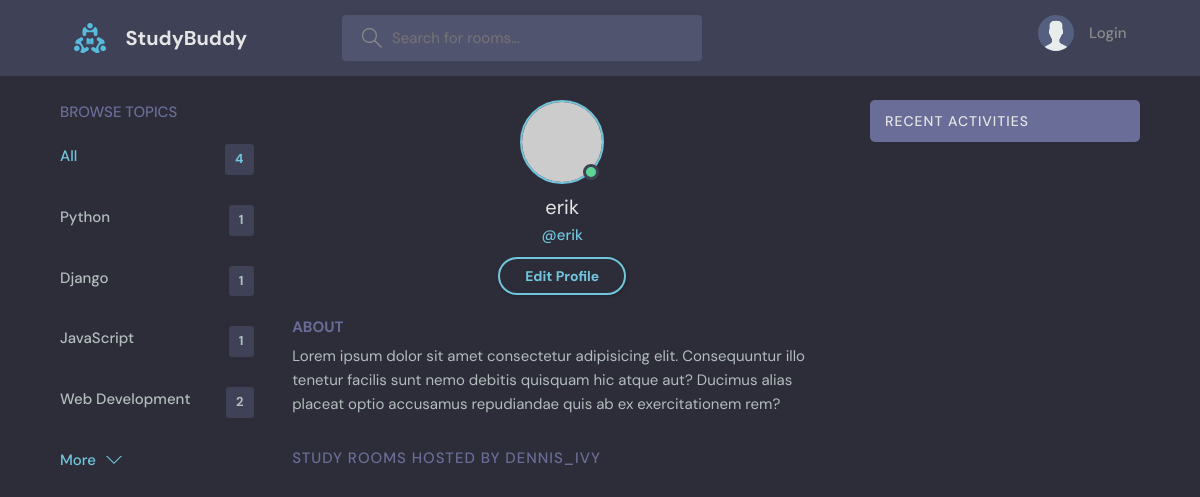
The page /profile/3/ on the database as committed earlier.
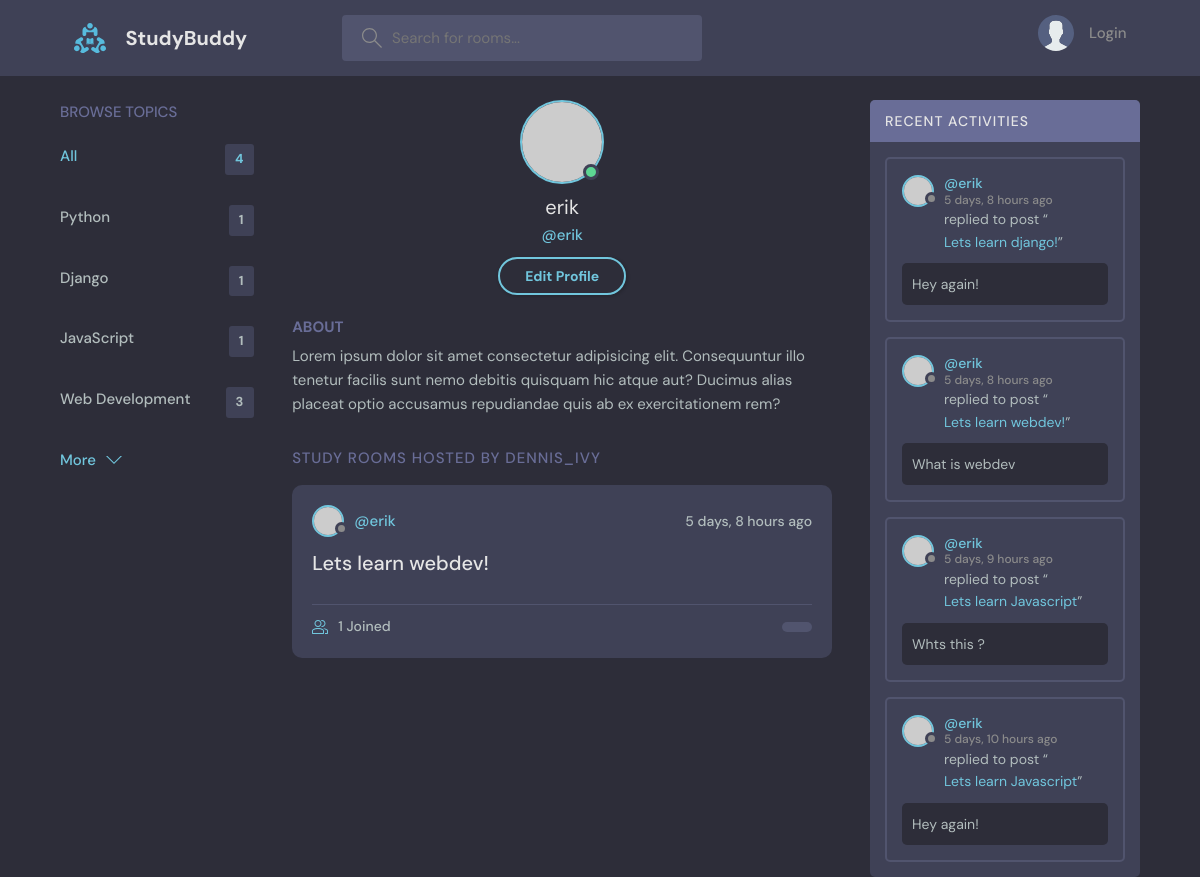
The same page on the database as committed later.
### base/models.py (models this page shows, shortened)
class Topic(models.Model):
    name = models.CharField(max_length = 200)

class Room(models.Model):
    host = models.ForeignKey(User, on_delete = models.SET_NULL, null = True)
    topic = models.ForeignKey(Topic, on_delete = models.SET_NULL, null = True)
    name = models.CharField(max_length = 200)
    description = models.TextField(null = True, blank = True)
    participants = models.ManyToManyField(User, related_name='participants', blank=True)
    updated = models.DateTimeField(auto_now = True)
    created = models.DateTimeField(auto_now_add = True)
    class Meta:
        ordering = ['-updated', '-created']
    def __str__(self):
        return self.name

class Message(models.Model):
    user = models.ForeignKey(User, on_delete=models.CASCADE)
    room = models.ForeignKey(Room, on_delete=models.CASCADE)
    body = models.TextField()
    updated = models.DateTimeField(auto_now = True)
    created = models.DateTimeField(auto_now_add = True)
    class Meta:
        ordering = ['-updated', '-created']

### base/views.py (the view)
# urls.py: path('profile/<str:pk>/', views.userProfile, name="user-profile"),
def userProfile(request, pk):
    user = User.objects.get(id=pk)
    rooms = user.room_set.all()
    room_messages = user.message_set.all()
    topics = Topic.objects.all()
    context = {'user': user,'rooms': rooms, 'room_messages':room_messages, 'topics':topics}
    return render(request, 'base/profile.html', context)

### base/templates/base/profile.html
{% extends 'main.html' %}
{% block content %}
<main class="profile-page layout layout--3">
  <div class="container">
    {% include 'base/topics_component.html' %}
    <div class="roomList">
      <div class="profile">
        <div class="profile__avatar">
          <div class="avatar avatar--large active">
            <img src="https://randomuser.me/api/portraits/men/11.jpg" />
          </div>
        </div>
        <div class="profile__info">
          <h3>{{user.username}}</h3>
          <p>@{{user.username}}</p>
          <a href="edit-user.html" class="btn btn--main btn--pill">Edit Profile</a>
        </div>
        <div class="profile__about">
          <h3>About</h3>
          <p>
            Lorem ipsum dolor sit amet consectetur adipisicing elit. Consequuntur illo tenetur
            facilis sunt nemo debitis quisquam hic atque aut? Ducimus alias placeat optio
            accusamus repudiandae quis ab ex exercitationem rem?
          </p>
        </div>
      </div>
      <div class="roomList__header">
        <div>
          <h2>Study Rooms Hosted by dennis_ivy</a>
          </h2>
        </div>
      </div>
      {% include 'base/feed_component.html' %}
    </div>
    {% include 'base/activity_component.html' %}
  </div>
</main>
{% endblock content %}

### base/templates/base/topics_component.html
<div class="topics">
  <div class="topics__header">
    <h2>Browse Topics</h2>
  </div>
  <ul class="topics__list">
    <li>
      <a href="{% url 'home' %}" class="active">All <span>{{topics.count}}</span></a>
    </li>
    {% for topic in topics %}
    <li>
      <a href="{% url 'home' %}?q={{topic.name}}">{{topic.name}}<span>{{topic.room_set.all.count}}</span></a>
    </li>
    {% endfor %}
  </ul>
  <a class="btn btn--link" href="topics.html">
    More
    <svg version="1.1" xmlns="http://www.w3.org/2000/svg" width="32" height="32" viewBox="0 0 32 32">
      <title>chevron-down</title>
      <path d="M16 21l-13-13h-3l16 16 16-16h-3l-13 13z"></path>
    </svg>
  </a>
</div>

### base/templates/base/feed_component.html (shortened to what this page needs)
{% for room in rooms %}
<div class="roomListRoom">
  <div class="roomListRoom__header">
    <a href="{% url 'user-profile' room.host.id %}" class="roomListRoom__author">
      <div class="avatar avatar--small">
        <img src="https://randomuser.me/api/portraits/women/11.jpg" />
      </div>
      <span>@{{room.host.username}}</span>
    </a>
    <div class="roomListRoom__actions">
      <span>{{room.created|timesince}} ago</span>
    </div>
  </div>
  <div class="roomListRoom__content">
    <a href="{% url 'room' room.id %}">{{room.name}}</a>
  </div>
  <div class="roomListRoom__meta">
    <a href="{% url 'room' room.id %}" class="roomListRoom__joined">
      {{room.participants.all.count}} Joined
    </a>
    <p class="roomListRoom__topic">{{ro}}</p>
  </div>
</div>
{% endfor %}

### base/templates/base/activity_component.html (shortened to what this page needs)
<div class="activities">
  <div class="activities__header">
    <h2>Recent Activities</h2>
  </div>
  {% for message in room_messages %}
  <div class="activities__box">
    <div class="activities__boxHeader roomListRoom__header">
      <a href="{% url 'user-profile' message.user.id %}" class="roomListRoom__author">
        <div class="avatar avatar--small">
          <img src="https://randomuser.me/api/portraits/women/11.jpg" />
        </div>
        <p>
          @{{message.user}}
          <span>{{message.created|timesince}} ago</span>
        </p>
      </a>
    </div>
    <div class="activities__boxContent">
      <p>replied to post “<a href="{% url 'room' message.room.id %}">{{message.room}}</a>”</p>
      <div class="activities__boxRoomContent">
        {{message.body}}
      </div>
    </div>
  </div>
  {% endfor %}
</div>

Rows that differ between the two databases and show on the page:
computed for Topic "Web Development": room_set.all.count "2" → "3"
added Room: host.username "erik", created "5 days, 8 hours", name "Lets learn webdev!", participants.all.count "1"
added Message: user "erik", created "5 days, 8 hours", room "Lets learn django!", body "Hey again!"
added Message: user "erik", created "5 days, 8 hours", room "Lets learn webdev!", body "What is webdev"
added Message: user "erik", created "5 days, 9 hours", room "Lets learn Javascript", body "Whts this ?"
added Message: user "erik", created "5 days, 10 hours", room "Lets learn Javascript", body "Hey again!"
